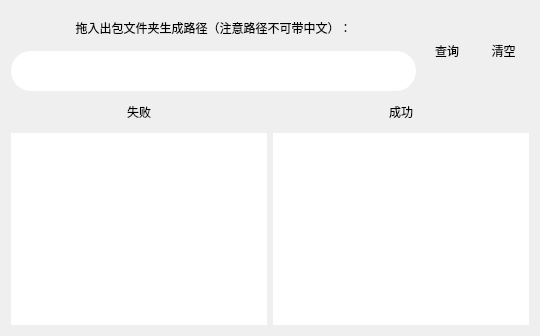
         <widget class="QWidget" name="tab_3">
          <attribute name="title">
           <string>    查询在线配置--批量    </string>
          </attribute>
          <layout class="QVBoxLayout" name="verticalLayout_7" stretch="1,9">
           <item>
            <layout class="QHBoxLayout" name="horizontalLayout_2" stretch="8,1,1">
             <item>
              <layout class="QVBoxLayout" name="verticalLayout_4" stretch="2,8">
               <item>
                <widget class="QLabel" name="label">
                 <property name="minimumSize">
                  <size>
                   <width>0</width>
                   <height>30</height>
                  </size>
                 </property>
                 <property name="styleSheet">
                  <string notr="true">font: 14pt &quot;幼圆&quot;;</string>
                 </property>
                 <property name="text">
                  <string>拖入出包文件夹生成路径（注意路径不可带中文）：</string>
                 </property>
                 <property name="alignment">
                  <set>Qt::AlignCenter</set>
                 </property>
                </widget>
               </item>
               <item>
                <widget class="QLineEdit" name="LineApkdirPath">
                 <property name="minimumSize">
                  <size>
                   <width>0</width>
                   <height>40</height>
                  </size>
                 </property>
                 <property name="styleSheet">
                  <string notr="true">border-radius: 20px;
font: 14pt &quot;微软雅黑&quot;;
color: rgb(170, 255, 127);</string>
                 </property>
                </widget>
               </item>
              </layout>
             </item>
             <item>
              <widget class="QPushButton" name="SelectOnline">
               <property name="minimumSize">
                <size>
                 <width>0</width>
                 <height>80</height>
                </size>
               </property>
               <property name="styleSheet">
                <string notr="true">QPushButton
{border-radius:10px;
font: 14pt &quot;幼圆&quot;;}</string>
               </property>
               <property name="text">
                <string>查询</string>
               </property>
              </widget>
             </item>
             <item>
              <widget class="QPushButton" name="ClearOnlineText">
               <property name="minimumSize">
                <size>
                 <width>0</width>
                 <height>80</height>
                </size>
               </property>
               <property name="styleSheet">
                <string notr="true">QPushButton
{border-radius:10px;
font: 14pt &quot;幼圆&quot;;}</string>
               </property>
               <property name="text">
                <string>清空</string>
               </property>
              </widget>
             </item>
            </layout>
           </item>
           <item>
            <layout class="QHBoxLayout" name="horizontalLayout_3">
             <item>
              <layout class="QVBoxLayout" name="verticalLayout_5">
               <item>
                <widget class="QLabel" name="label_2">
                 <property name="minimumSize">
                  <size>
                   <width>0</width>
                   <height>30</height>
                  </size>
                 </property>
                 <property name="styleSheet">
                  <string notr="true">font: 14pt &quot;幼圆&quot;;</string>
                 </property>
                 <property name="text">
                  <string>失败</string>
                 </property>
                 <property name="alignment">
                  <set>Qt::AlignCenter</set>
                 </property>
                </widget>
               </item>
               <item>
                <widget class="QTextBrowser" name="FailConfig">
                 <property name="styleSheet">
                  <string notr="true">border-radius: 20px;
font: 14pt &quot;微软雅黑&quot;;
color: rgb(170, 255, 127);</string>
                 </property>
                </widget>
               </item>
              </layout>
             </item>
             <item>
              <layout class="QVBoxLayout" name="verticalLayout_6">
               <item>
                <widget class="QLabel" name="label_3">
                 <property name="minimumSize">
                  <size>
                   <width>0</width>
                   <height>30</height>
                  </size>
                 </property>
                 <property name="styleSheet">
                  <string notr="true">font: 14pt &quot;幼圆&quot;;</string>
                 </property>
                 <property name="text">
                  <string>成功</string>
                 </property>
                 <property name="alignment">
                  <set>Qt::AlignCenter</set>
                 </property>
                </widget>
               </item>
               <item>
                <widget class="QTextBrowser" name="SucConfig">
                 <property name="styleSheet">
                  <string notr="true">border-radius: 20px;
font: 14pt &quot;微软雅黑&quot;;
color: rgb(170, 255, 127);</string>
                 </property>
                </widget>
               </item>
              </layout>
             </item>
            </layout>
           </item>
          </layout>
         </widget>
